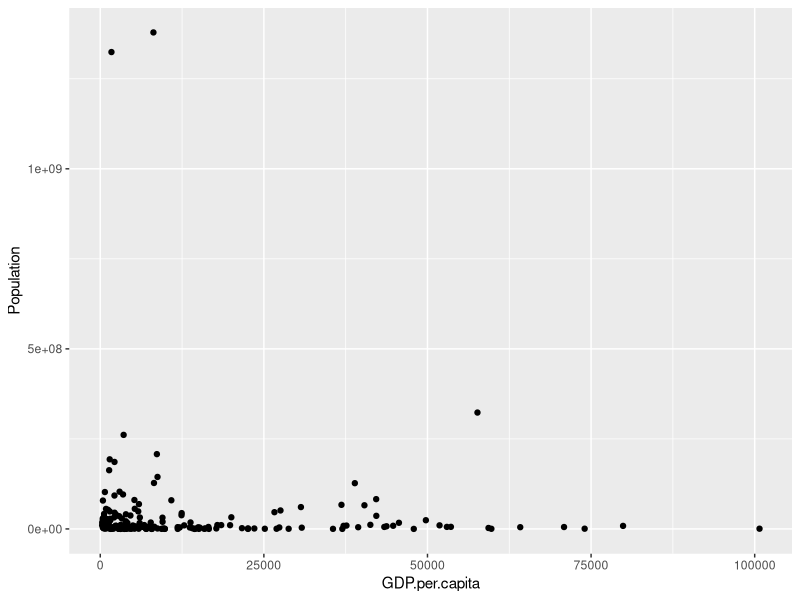
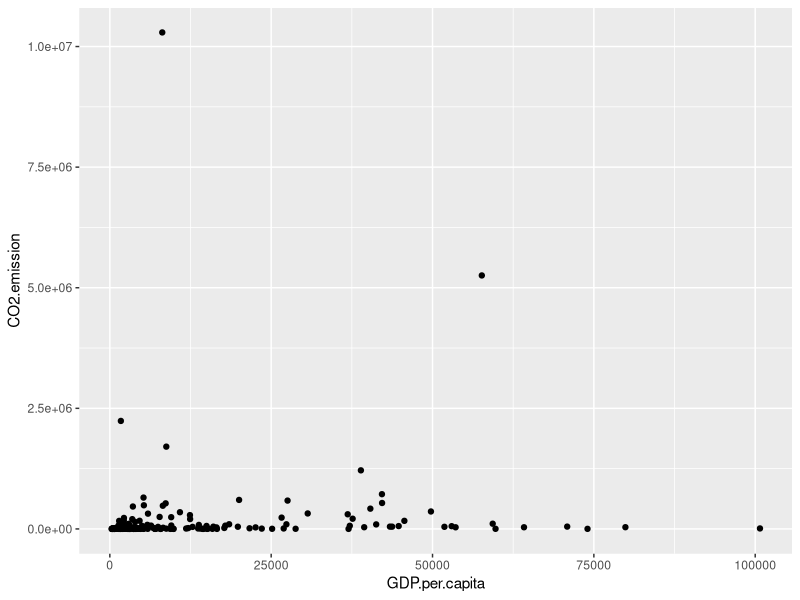
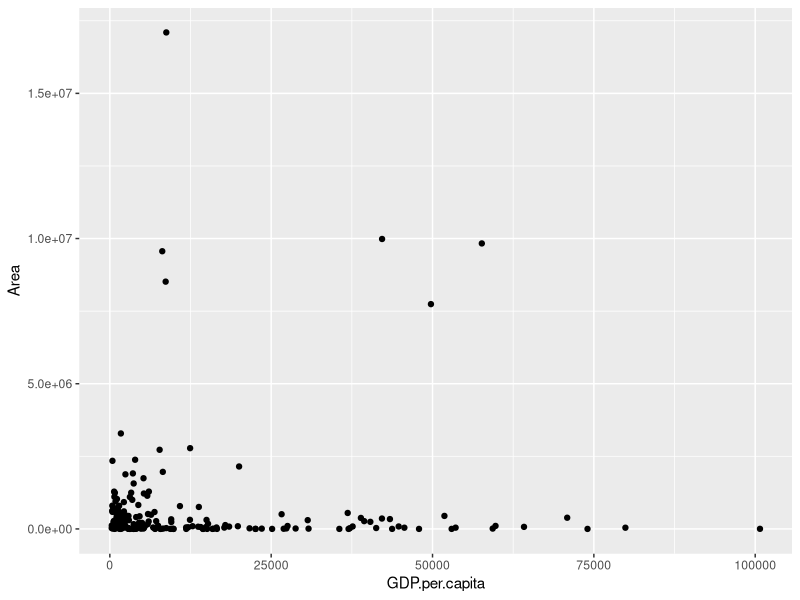
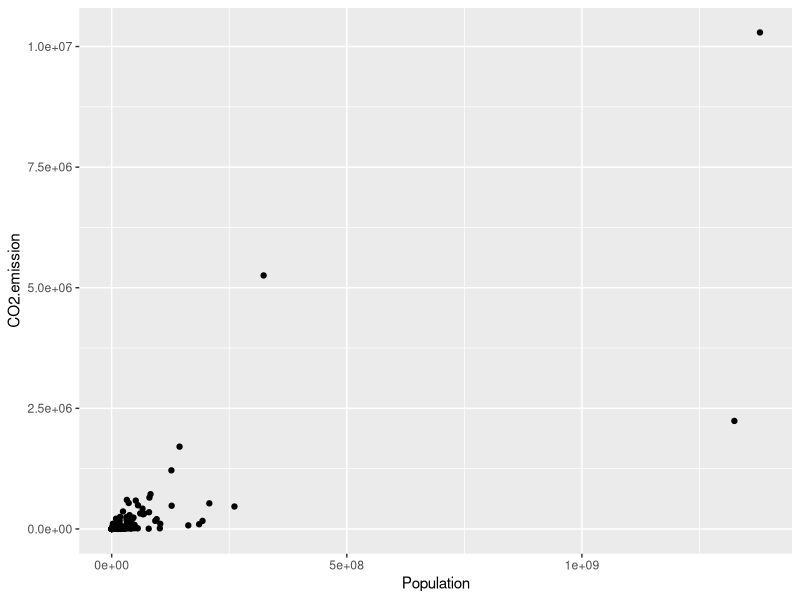
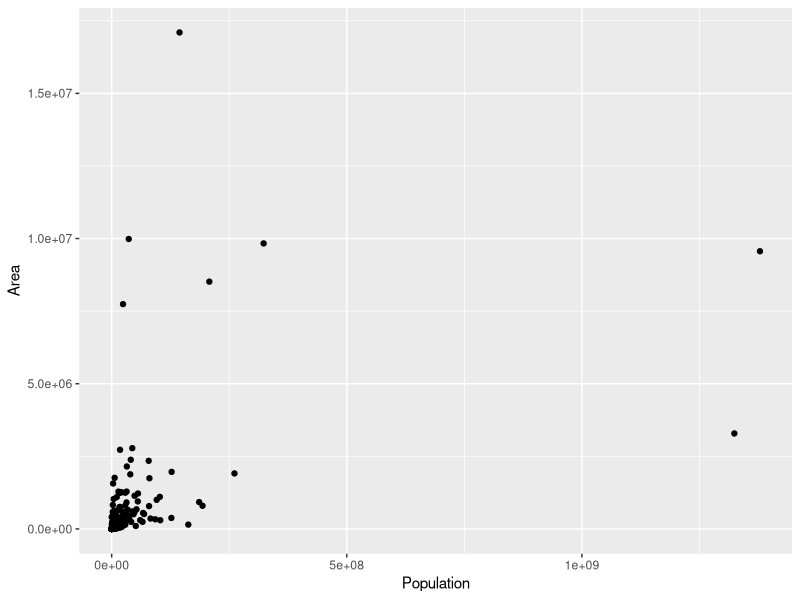
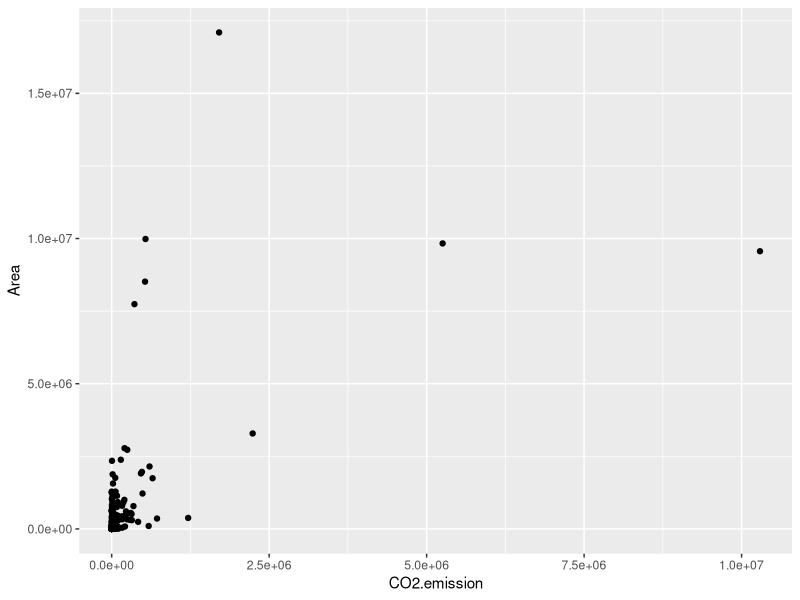
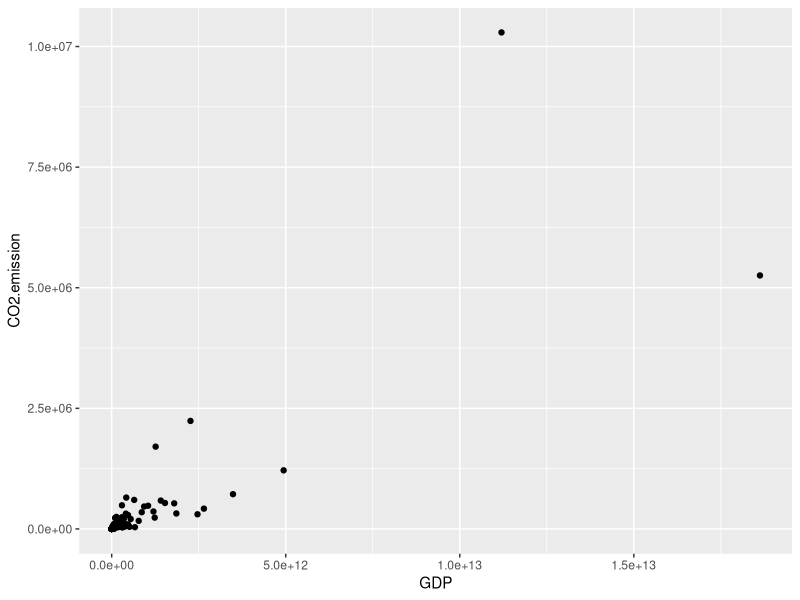

Write R code to recreate these figures, in order.
# Day3 Home-2

library('dplyr')
library('ggplot2')

###### Prepare data ######
setwd("d:/DataScienceCourse/data-science-univer/datasets/day2")
df <- read.csv("DataDay2.csv", sep = ";", dec = ",")
colnames(df)[4] <- "Population" # correct column name
# Correct negative GDP per cap values
df$GDP.per.capita[!is.na(df$GDP.per.capita) & (df$GDP.per.capita < 0)] <-       
  (-1) * df$GDP.per.capita[!is.na(df$GDP.per.capita) & (df$GDP.per.capita < 0)]
# Check other columns
df$CO2.emission[df$CO2.emission < 0] # Check if CO2.emission column contains negative values
df$Population[df$Population < 0]     # Check if population column contains negative values
df$Area[df$Area < 0]
df$Area[df$Area < 0] <- (-1) * df$Area[df$Area < 0] # Correct negative values in "Area" column
###########################

df$GDP <- df$GDP.per.capita * df$Population

## Task 2
#*Description*: plot grapphics of dependencies between variables

#1
ggplot(aes(x = GDP.per.capita, y = Population), data = df) +
  geom_point()

#2
ggplot(aes(x = GDP.per.capita, y = CO2.emission), data = df) +
  geom_point()

#3
ggplot(aes(x = GDP.per.capita, y = Area), data = df) +
  geom_point()

#4
ggplot(aes(x = Population, y = CO2.emission), data = df) +
  geom_point()

#5
ggplot(aes(x = Population, y = Area), data = df) +
  geom_point()

#6
ggplot(aes(x = CO2.emission, y = Area), data = df) +
  geom_point()



ggplot(aes(x = GDP, y = CO2.emission), data = df) +
  geom_point()
